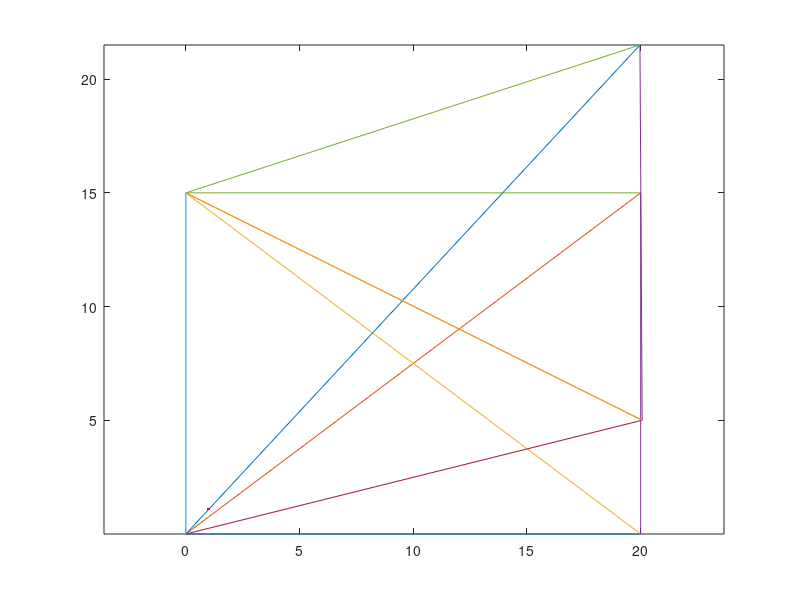

Recreate this plot in MATLAB.

clear; clc; close;
E = 10^12;
A = 10^-3;
K = [1 0 -1 0;
     0 0 0 0;
     -1 0 1 0;
     0 0 0 0];
Node1 = [1, 2];
Node2 = [3, 4];
Node3 = [5, 6];
Node4 = [7, 8];
%% element 1
theta1 = 0 * pi/180;
C1 = cos (theta1);
S1 = sin (theta1);
Le1 = 20;
T1 = [C1 S1 0 0;
     -S1 C1 0 0;
     0 0 C1 S1;
     0 0 -S1 C1]
kLocal1 = ((E*A)/Le1) * T1' * K * T1;
eDoFs1 = [Node1, Node2];
%% element 2
theta2 = (atan (15/20)) * pi/180;
C2 = cos (theta2);
S2 = sin (theta2);
Le2 = 25;
T2 = [C2 S2 0 0;
     -S2 C2 0 0;
     0 0 C2 S2;
     0 0 -S2 C2];
kLocal2 = ((E*A)/Le2) * T2' * K * T2;
eDoFs2 = [Node1, Node3];
%% element 3
theta3 = (90 + atan (20/15)) * pi/180;
C3 = cos (theta3);
S3 = sin (theta3);
Le3 = 25;
T3 = [C3 S3 0 0;
     -S3 C3 0 0;
     0 0 C3 S3;
     0 0 -S3 C3];
kLocal3 = ((E*A)/Le3) * T3' * K * T3;
eDoFs3 = [Node2, Node4];
%% element 4
theta4 = 90 * pi/180;
C4 = cos (theta4);
S4 = sin (theta4);
Le4 = 15;
T4 = [C4 S4 0 0;
     -S4 C4 0 0;
     0 0 C4 S4;
     0 0 -S4 C4];
kLocal4 = ((E*A)/Le4) * T4' * K * T4;
eDoFs4 = [Node2, Node3];
%% element 5
theta5 = 180 * pi/180;
C5 = cos (theta5)
S5 = sin (theta5)
Le5 = 20;
T5 = [C5 S5 0 0;
     -S5 C5 0 0;
     0 0 C5 S5;
     0 0 -S5 C5];
kLocal5 = ((E*A)/Le5) * T5' * K * T5;
eDoFs5 = [Node3, Node4];
%% element 5
theta6 = 90 * pi/180;
C6 = cos (theta6);
S6 = sin (theta6);
Le6 = 15;
T6 = [C6 S6 0 0;
     -S6 C6 0 0;
     0 0 C6 S6;
     0 0 -S6 C6];
kLocal6 = ((E*A)/Le6) * T6' * K * T6;
eDoFs6 = [Node1, Node4];
%%Assemble
kGlobal = zeros(8, 8);
kGlobal(eDoFs1, eDoFs1) = kGlobal(eDoFs1, eDoFs1) + kLocal1;
kGlobal(eDoFs2, eDoFs2) = kGlobal(eDoFs2, eDoFs2) + kLocal2;
kGlobal(eDoFs3, eDoFs3) = kGlobal(eDoFs3, eDoFs3) + kLocal3;
kGlobal(eDoFs4, eDoFs4) = kGlobal(eDoFs4, eDoFs4) + kLocal4;
kGlobal(eDoFs5, eDoFs5) = kGlobal(eDoFs5, eDoFs5) + kLocal5;
kGlobal(eDoFs6, eDoFs6) = kGlobal(eDoFs6, eDoFs6) + kLocal6
%% Solve
FF = [0; 1000; 0; 1000];
uu = zeros(8, 1);
eDoFs = [[Node2, Node3]]
uu(eDoFs, 1) = uu(eDoFs, 1) + kGlobal(eDoFs, eDoFs) \ FF
FF = kGlobal * uu
%%visualization
initial_x1 = [0, 20];
initial_y1 = [0, 0];
initial_x2 = [0, 20];
initial_y2 = [0, 15];
initial_x3 = [20, 0];
initial_y3 = [0, 15];
initial_x4 = [20, 20];
initial_y4 = [0, 15];
initial_x5 = [20, 0];
initial_y5 = [15, 15];
initial_x6 = [0, 0];
initial_y6 = [0, 15];
scale = 10^5;
uu = uu * scale;
deform_x1 = initial_x1 + uu([Node1(1), Node2(1)])';
deform_x2 = initial_x2 + uu([Node1(1), Node3(1)])';
deform_x3 = initial_x3 + uu([Node2(1), Node4(1)])';
deform_x4 = initial_x4 + uu([Node2(1), Node3(1)])';
deform_x5 = initial_x5 + uu([Node3(1), Node4(1)])';
deform_x6 = initial_x6 + uu([Node1(1), Node4(1)])';
deform_y1 = initial_y1 + uu([Node1(2), Node2(2)])';
deform_y2 = initial_y2 + uu([Node1(2), Node3(2)])';
deform_y3 = initial_y3 + uu([Node2(2), Node4(2)])';
deform_y4 = initial_y4 + uu([Node2(2), Node3(2)])';
deform_y5 = initial_y5 + uu([Node3(2), Node4(2)])';
deform_y6 = initial_y6 + uu([Node1(2), Node4(2)])';
plot(initial_x1, initial_y1, LineWidth=1.1, Color='b');
hold on;
plot(initial_x2, initial_y2, LineWidth=1.1, Color='b');
hold on;
plot(initial_x3, initial_y3, LineWidth=1.1, Color='b');
hold on;
plot(initial_x4, initial_y4, LineWidth=1.1, Color='b');
hold on;
plot(initial_x5, initial_y5, LineWidth=1.1, Color='b');
hold on;
plot(initial_x6, initial_y6, LineWidth=1.1, Color='b');
hold on;
plot(deform_x1, deform_y1, LineWidth=1.1, Color='r');
hold on;
plot(deform_x2, deform_y2, LineWidth=1.1, Color='r');
hold on;
plot(deform_x3, deform_y3, LineWidth=1.1, Color='r');
plot([deform_x3(2), deform_x3(1)], [deform_y3(2), deform_y3(1)], LineWidth=1.1, Color='r');
hold on;
plot(deform_x4, deform_y4, LineWidth=1.1, Color='r');
hold on;
plot(deform_x5, deform_y5, LineWidth=1.1, Color='r');
hold on;
plot(deform_x6, deform_y6, LineWidth=1.1, Color='r');
hold on;

axis padded;
axis equal;